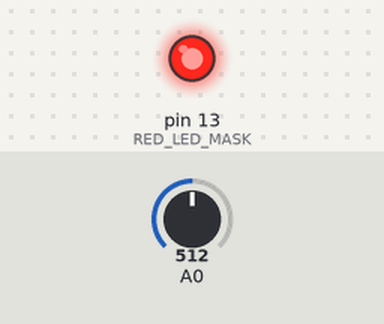
A program run on a simulated Arduino Uno, built with avr-gcc and run on an emulated ATmega328P. Parts: output pins drawn as LEDs (lit = HIGH). The test bench sets the inputs (shaded band); at power-on: A0 = 512.

Above: at 1.0 s.
At 3.0 s:
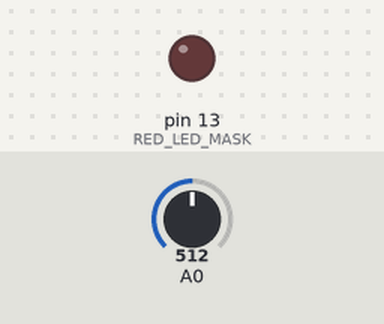
Timing chart, 0 to 6.9 s (numbered marks = the images above):
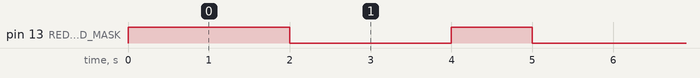

The program:

main.cpp
```cpp
#include <Timer.h>
#include <LED.h>
#include <MoistureSensor.h>

#define CYCLE_FREQUENCY 1000 // 1 Hz
#define DRY_THRESHOLD 300

enum State { IDLE, CHECK, WATERING };

volatile uint16_t ticks = 0;

uint16_t cycleTimer = 0;
uint16_t moistureValue;
uint8_t currentLED = RED_LED_MASK;

LED ledHandler(currentLED);

State state = IDLE;

void onTimerTick() { ticks++; }

void setup() {
  TimerInit(onTimerTick);
  MoistureSensorInit();
  ledHandler.Set();
  sei();
}

void loop() {
  while (ticks) {
    cli();
    ticks--;
    sei();

    if (++cycleTimer >= CYCLE_FREQUENCY) {
      cycleTimer = 0;

      switch (state) {
        case IDLE:
          currentLED = RED_LED_MASK;
          state = CHECK;
          break;
        case CHECK:
          currentLED = GREEN_LED_MASK;
          moistureValue = MoistureSensorRead();

          if (moistureValue > DRY_THRESHOLD)
            state = WATERING;
          else
            state = IDLE;
          break;
        case WATERING:
          currentLED = BLUE_LED_MASK;
          state = IDLE;
          break;
      }

      ledHandler.Clear();
      ledHandler.SetMask(currentLED);
      ledHandler.Set();
    }
  }
}
```

LED.h
```cpp
#pragma once

#include <io_mapping.h>
#include <io_pin_handler.h>

class LED {
private:
    uint8_t _mask;
public:
    LED(uint8_t mask) : _mask(mask) { IO_Set_Direction(LED_DDR, _mask, OUTPUT); };

    inline void Set() { IO_Set(LED_PORT, _mask); }
    inline void Clear() { IO_Clear(LED_PORT, _mask); }
    inline void Toggle() { IO_Toggle(LED_PORT, _mask); }
    inline void SetMask(uint8_t mask) { _mask = mask; }
};
```

MoistureSensor.h
```cpp
#pragma once

#include <Arduino.h>

static inline void MoistureSensorInit() {
  ADMUX = (1 << REFS0);
  ADCSRA = (1 << ADEN) | (1 << ADPS2) | (1 << ADPS1);
}

static inline uint16_t MoistureSensorRead() {
  ADCSRA |= (1 << ADSC);
  while (ADCSRA & (1 << ADSC));
  return ADC;
}
```

Timer.h
```cpp
#pragma once

#include <Arduino.h>

typedef void (*timer_callback_t)(void);

static volatile timer_callback_t timer0Callback = 0;

static inline void TimerInit(timer_callback_t callback) {
  TCCR0A = (1 << WGM01);
  TCCR0B = (1 << CS01) | (1 << CS00);
  OCR0A = 249;
  TIMSK0 = (1 << OCIE0A);

  timer0Callback = callback;
}

static inline void TimerSetCallback(timer_callback_t callback) {
  timer0Callback = callback;
}

ISR(TIMER0_COMPA_vect) {
  if (timer0Callback) timer0Callback();
}
```

io_mapping.h
```cpp
#pragma once

#define LED_DDR DDRB
#define LED_PORT PORTB
#define RED_LED_MASK (1 << PB5)
#define GREEN_LED_MASK (1 << PB4)
#define BLUE_LED_MASK (1 << PB3)
```

io_pin_handler.h
```cpp
#pragma once

#include <Arduino.h>

static inline void IO_Set_Direction(volatile uint8_t& ddr, uint8_t mask, uint8_t state) {
    if (state) ddr |= mask;
    else ddr &= ~mask;
}

static inline void IO_Toggle(volatile uint8_t& port, uint8_t mask) {
    port ^= mask;
}

static inline void IO_Set(volatile uint8_t& port, uint8_t mask) {
    port |= mask;
}

static inline void IO_Clear(volatile uint8_t& port, uint8_t mask) {
    port &= ~mask;
}
```

Measured:
- by itself, pin 13 (RED_LED_MASK): alternates HIGH for 1.0 s and LOW for 2.0 s
